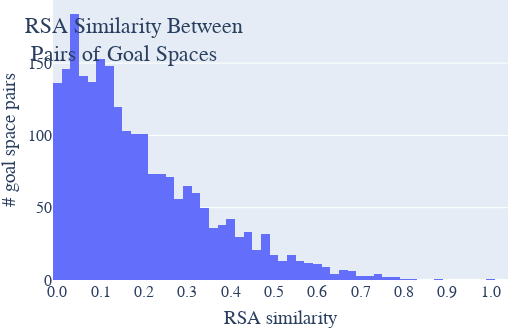

This figure's notebook cell:
### Code cell
config = default_config
config["layout"]["margin"] = dict(l=25*multiplier, r=0*multiplier, t=0*multiplier, b=20*multiplier)
config["layout"]["title"] = dict(text="RSA Similarity Between <br> Pairs of Goal Spaces", yanchor="top", y=0.9)
config["layout"]["height"] = height_default_1 
config["layout"]["xaxis"]["range"]=[-0.01,1.04]
config["layout"]["xaxis"]["title"]="RSA similarity"
config["layout"]["yaxis"]["title"]="# goal space pairs"
config["layout"]["xaxis"]["tickmode"] = 'array'
config["layout"]["xaxis"]["tickvals"] = [i for i in np.linspace(0,1,11)]
config["layout"]["xaxis"]["ticktext"] = ["{:.1f}".format(i) for i in np.linspace(0,1,11)]
all_vals = []
for repetition_idx in repetition_ids[:-1]:
        cur_RSA = experiment_statistics['IMGEP-HOLMES'][repetition_idx]['holmes_RSA']
        for i in range(cur_RSA.shape[0]):
            for j in range(i+1, cur_RSA.shape[1]):
                all_vals.append(cur_RSA[i,j])
        
all_vals = np.asarray(all_vals)

        
fig=go.Figure(data=[go.Histogram(x=all_vals)], layout=config["layout"])
plotly.offline.iplot(fig)
#plotly.io.write_image(fig, 'sm_figure_7_HOLMES.pdf')

### Figure 1 — Plotly figure (JSON) as saved in the notebook; plotly's stock layout.template omitted (floating-point values rounded to 4 significant figures; data arrays with more than 128 entries replaced by an {"elided": "..."} marker saying what was removed)
{"data": [{"type": "histogram", "x": {"elided": "2277 float values"}}], "layout": {"font": {"family": "Times New Roman", "size": 16}, "height": 328, "margin": {"b": 40, "l": 50, "r": 0, "t": 0}, "showlegend": false, "title": {"text": "RSA Similarity Between <br> Pairs of Goal Spaces", "y": 0.9, "yanchor": "top"}, "width": 508, "xaxis": {"range": [-0.01, 1.04], "tickmode": "array", "ticktext": ["0.0", "0.1", "0.2", "0.3", "0.4", "0.5", "0.6", "0.7", "0.8", "0.9", "1.0"], "tickvals": [0, 0.1, 0.2, 0.3, 0.4, 0.5, 0.6, 0.7, 0.8, 0.9, 1], "title": {"text": "RSA similarity"}}, "yaxis": {"title": {"text": "# goal space pairs"}}}}
